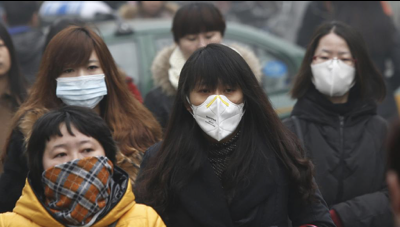
#> input picture face_detection/maksssksksss21.png, 400 x 227 px; its folder holds only this picture in this run
$ jupyter execute viola_jones.ipynb
#> lines starting #> are read from the running program, lines starting #| are printed output that depends on the picture; after the words box and inside, x2 and y2 are one past the last pixel; in counts of white or black regions, pixels touching at a corner belong together
URL : https://realpython.com/traditional-face-detection-python/

[cell 1]
import cv2 as cv

# Load the classifier and create a cascade object for face detection

face_cascade = cv.CascadeClassifier('haarcascade_frontalface_alt.xml')
face_cascade

[cell 2]
import glob

image_list = []
for name in glob.glob('./*.png'):
    image_list.append(name[2:])

image_list

[cell 3]
import cv2
import numpy as np
from PIL import Image
import matplotlib.pyplot as plt

for file_name in image_list:
    original_image = cv2.imread(file_name)
#> original_image is the input picture: shape (227, 400, 3); mean B, G, R 73.8, 77.5, 82.2
    grayscale_image = cv.cvtColor(original_image, cv.COLOR_BGR2GRAY)
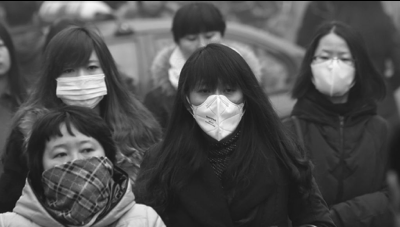
#> grayscale_image: shape (227, 400); min 0, max 254, mean 78.5

    detected_faces = face_cascade.detectMultiScale(grayscale_image)
#> detected_faces = [[306, 37, 54, 54]]

    for (column, row, width, height) in detected_faces:
        cv.rectangle(
            original_image,
            (column, row),
            (column + width, row + height),
            (0, 255, 0),
            2
        )
#> this loop made 1 pass
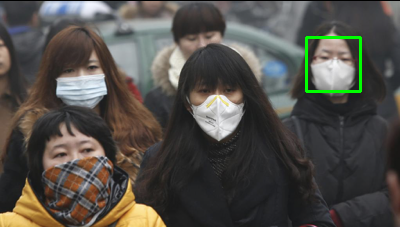
#> original_image: shape (227, 400, 3); 0.71% of pixels changed, all inside (x1, y1, x2, y2) = (305, 36, 362, 93)

    file_name = "viola_" + file_name
    cv2.imwrite(file_name, original_image)
    print(file_name, "Successfully saved")

$ run again, on face_detection/maksssksksss809.png
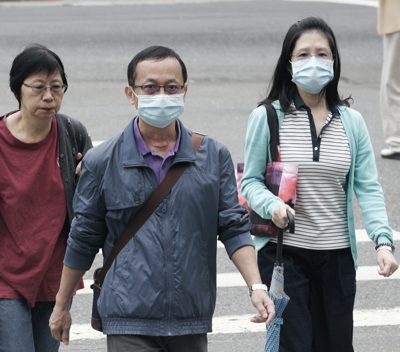
#> input picture face_detection/maksssksksss809.png, 400 x 352 px
#> original_image is the input picture: shape (352, 400, 3); mean B, G, R 127.6, 122.8, 123.5
#> `grayscale_image = cv.cvtColor(original_image, cv.COLOR_BGR2GRAY)`:
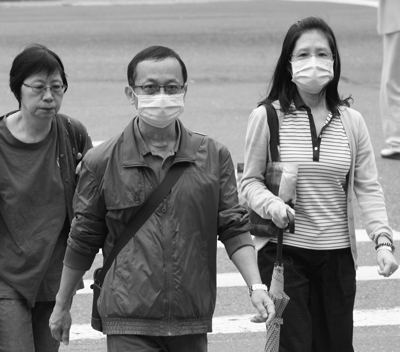
#> grayscale_image: shape (352, 400); min 4, max 255, mean 123.6
#> detected_faces = [[284, 33, 55, 55], [22, 69, 51, 51], [125, 61, 71, 71]]
#> the loop `for (column, row, width, height) in detected_faces:` made 3 passes
#> after the loop `for (column, row, width, height) in detected_faces:`:
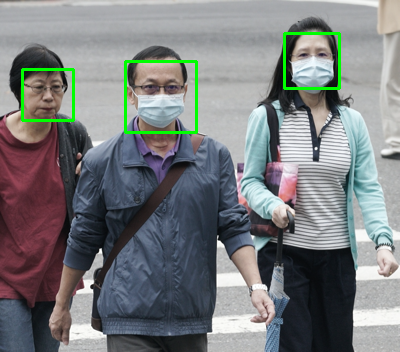
#> original_image: shape (352, 400, 3); 1.5% of pixels changed, all inside (x1, y1, x2, y2) = (21, 32, 341, 134)

$ run again, on face_detection/maksssksksss48.png
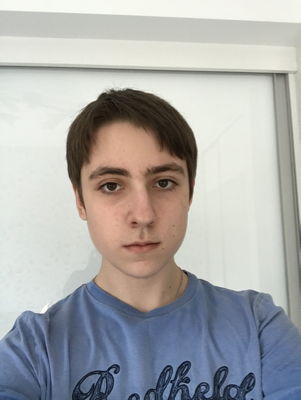
#> input picture face_detection/maksssksksss48.png, 301 x 400 px
#> original_image is the input picture: shape (400, 301, 3); mean B, G, R 169.8, 170.2, 170.2
#> `grayscale_image = cv.cvtColor(original_image, cv.COLOR_BGR2GRAY)`:
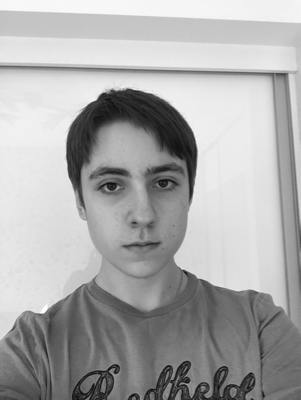
#> grayscale_image: shape (400, 301); min 12, max 255, mean 170.1
#> detected_faces = [[65, 127, 148, 148]]
#> the loop `for (column, row, width, height) in detected_faces:` made 1 pass
#> after the loop `for (column, row, width, height) in detected_faces:`:
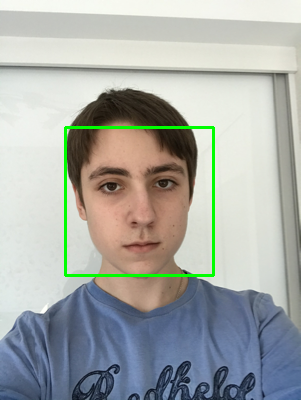
#> original_image: shape (400, 301, 3); 1.47% of pixels changed, all inside (x1, y1, x2, y2) = (64, 126, 215, 277)
